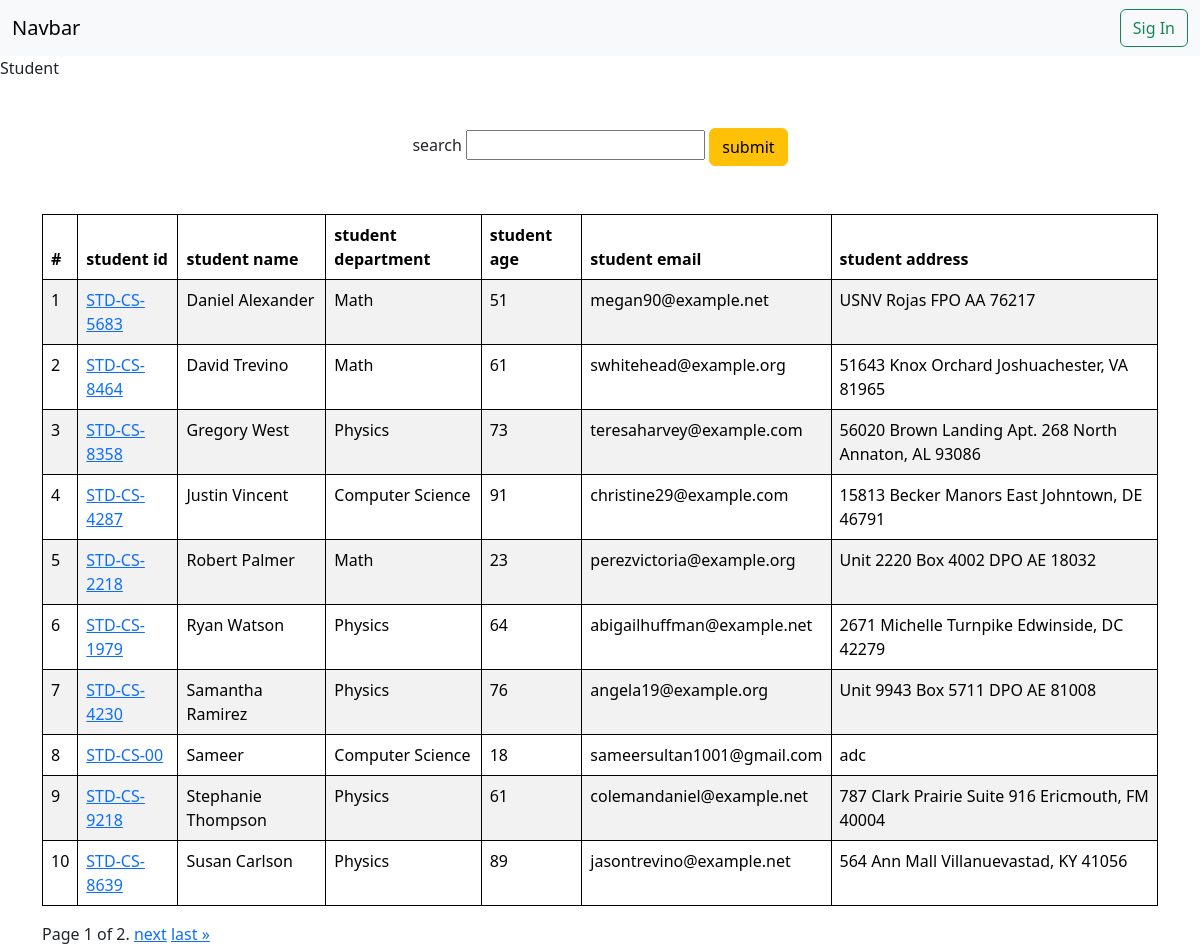
/students/, run on an earlier commit of the app's database.
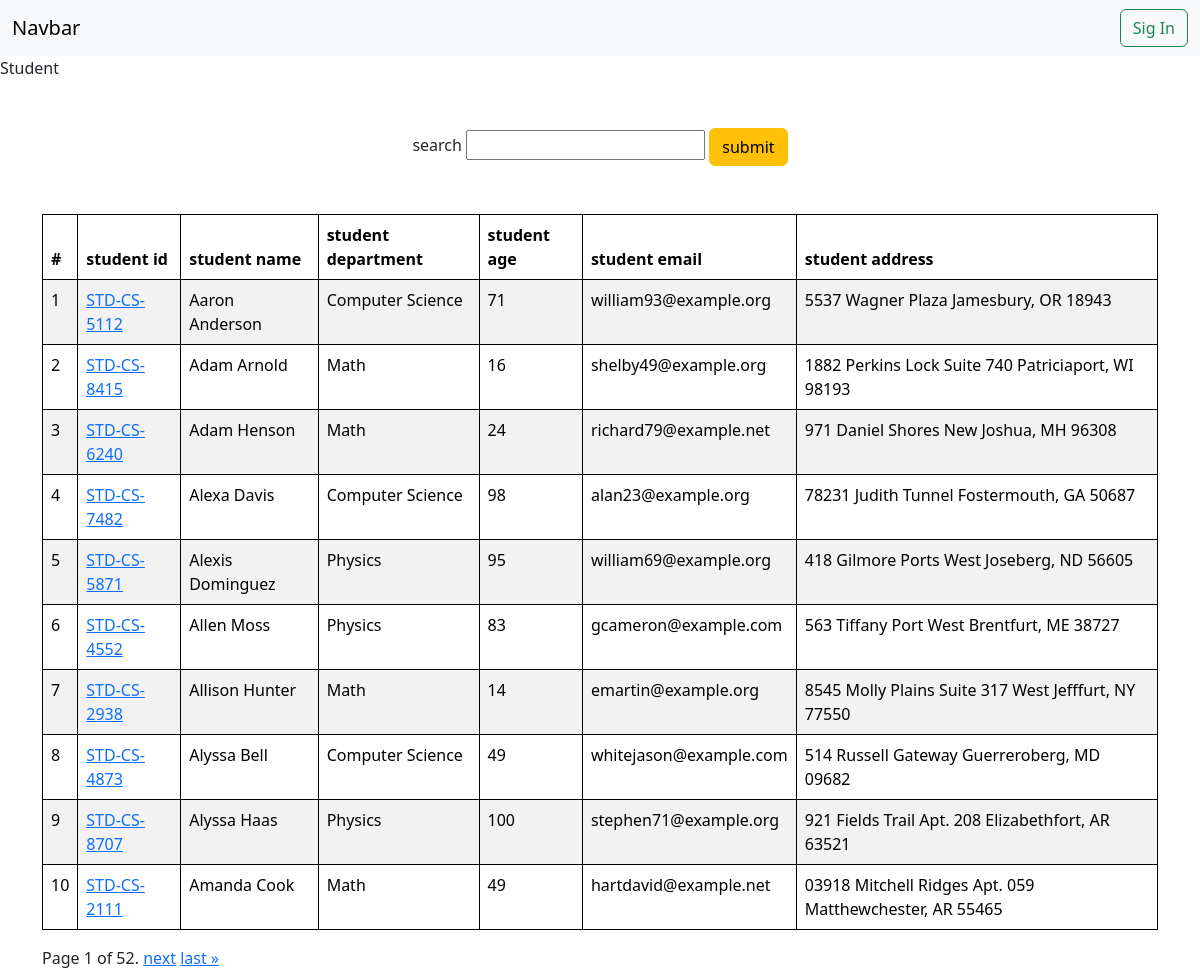
And on a later commit of the database.
### student/models.py (models this page shows, shortened)
class Student(models.Model):
    student_department = models.ForeignKey(Department,related_name="depart", on_delete=models.CASCADE)
    student_id = models.OneToOneField(StudentID , related_name="std_id",  on_delete=models.CASCADE)
    student_name = models.CharField(max_length=100)
    student_age = models.IntegerField(default=18)
    student_email = models.EmailField(unique=True)
    student_address = models.TextField()
    class Meta:
        ordering = ['student_name']
        verbose_name = "student"

class StudentID(models.Model):
    student_id = models.CharField(max_length=100)
    def __str__(self)->str:
        return self.student_id

class Department(models.Model):
    student_department = models.CharField(max_length=100)
    def __str__(self)->str:
        return self.student_department
    class Meta:
        ordering = ['student_department']

### student/views.py (the view)
# urls.py: path("students/", get_students, name="students"),
def get_students(request):
    query_set = Student.objects.all()
    if  request.GET.get("search"):
        search  = request.GET.get("search")
        query_set = query_set.filter(Q(student_name__icontains = search) |Q(student_age__icontains = search) | Q(student_email__icontains = search) |Q(student_department__student_department__icontains = search)|Q(student_id__student_id__icontains = search))
    paginator = Paginator(query_set,10)
    page_number = request.GET.get("page",1)
    page_obj = paginator.get_page(page_number)
    return render(request, "student.html" , {'queryset': page_obj} )

### student/templates/student.html (shortened to what this page needs)
{% extends "base.html" %}
{% block main %}
    <p>Student</p>
   <div class="container">
     <div class="d-flex my-5">
    <form  class="mx-auto" >
      <label for="search">search</label>
      <input name="search" type="search" >
      <button class="btn-warning btn" type="submit">submit</button>
    </form>
  </div>
    <table class="table table-striped table-hover mx-auto">
        <thead>
          <tr>
            <th scope="col">#</th>
            <th scope="col">student id</th>
            <th scope="col">student name</th>
            <th scope="col">student department</th>
            <th scope="col">student age</th>
            <th scope="col">student email</th>
            <th scope="col">student address</th>
          </tr>
        </thead>
        <tbody>
            {% for student in queryset %}
            <tr>
            <td>{{forloop.counter}}</td>
            <td>
              <a href="/student_marks/{{student.student_id}}"> {{student.student_id}}</a>
             </td>
            <td>{{student.student_name}}</td>
            <td>{{student.student_department}}</td>
            <td>{{student.student_age}}</td>
            <td>{{student.student_email}}</td>
            <td>{{student.student_address}}</td>
          </tr>
          {% endfor %}
        </tbody>
      </table>
      <div class="pagination">
        <span class="step-links">
            <span class="current">
                Page {{ queryset.number }} of {{ queryset.paginator.num_pages }}.
            </span>
            {% if queryset.has_next %}
                <a href="?page={{ queryset.next_page_number }}">next</a>
                <a href="?page={{ queryset.paginator.num_pages }}">last &raquo;</a>
            {% endif %}
        </span>
    </div>
   </div>
{% endblock %}

What changed in the data, as far as the page shows it:
no longer on this page (row unchanged): Student: student_id "STD-CS-5683", student_name "Daniel Alexander", student_department "Math", student_age "51", student_email "megan90@example.net", student_address "USNV Rojas FPO AA 76217"
no longer on this page (row unchanged): Student: student_id "STD-CS-8464", student_name "David Trevino", student_department "Math", student_age "61", student_email "swhitehead@example.org", student_address "51643 Knox Orchard Joshuachester, VA 81965"
no longer on this page (row unchanged): Student: student_id "STD-CS-8358", student_name "Gregory West", student_department "Physics", student_age "73", student_email "teresaharvey@example.com", student_address "56020 Brown Landing Apt. 268 North Annaton, AL 93086"
no longer on this page (row unchanged): Student: student_id "STD-CS-4287", student_name "Justin Vincent", student_department "Computer Science", student_age "91", student_email "christine29@example.com", student_address "15813 Becker Manors East Johntown, DE 46791"
no longer on this page (row unchanged): Student: student_id "STD-CS-2218", student_name "Robert Palmer", student_department "Math", student_age "23", student_email "perezvictoria@example.org", student_address "Unit 2220 Box 4002 DPO AE 18032"
no longer on this page (row unchanged): Student: student_id "STD-CS-1979", student_name "Ryan Watson", student_department "Physics", student_age "64", student_email "abigailhuffman@example.net", student_address "2671 Michelle Turnpike Edwinside, DC 42279"
no longer on this page (row unchanged): Student: student_id "STD-CS-4230", student_name "Samantha Ramirez", student_department "Physics", student_age "76", student_email "angela19@example.org", student_address "Unit 9943 Box 5711 DPO AE 81008"
no longer on this page (row unchanged): Student: student_id "STD-CS-00", student_name "Sameer", student_department "Computer Science", student_age "18", student_email "sameersultan1001@gmail.com", student_address "adc"
no longer on this page (row unchanged): Student: student_id "STD-CS-9218", student_name "Stephanie Thompson", student_department "Physics", student_age "61", student_email "colemandaniel@example.net", student_address "787 Clark Prairie Suite 916 Ericmouth, FM 40004"
no longer on this page (row unchanged): Student: student_id "STD-CS-8639", student_name "Susan Carlson", student_department "Physics", student_age "89", student_email "jasontrevino@example.net", student_address "564 Ann Mall Villanuevastad, KY 41056"
added Student: student_id "STD-CS-5112", student_name "Aaron Anderson", student_department "Computer Science", student_age "71", student_email "william93@example.org", student_address "5537 Wagner Plaza Jamesbury, OR 18943"
added Student: student_id "STD-CS-8415", student_name "Adam Arnold", student_department "Math", student_age "16", student_email "shelby49@example.org", student_address "1882 Perkins Lock Suite 740 Patriciaport, WI 98193"
added Student: student_id "STD-CS-6240", student_name "Adam Henson", student_department "Math", student_age "24", student_email "richard79@example.net", student_address "971 Daniel Shores New Joshua, MH 96308"
added Student: student_id "STD-CS-7482", student_name "Alexa Davis", student_department "Computer Science", student_age "98", student_email "alan23@example.org", student_address "78231 Judith Tunnel Fostermouth, GA 50687"
added Student: student_id "STD-CS-5871", student_name "Alexis Dominguez", student_department "Physics", student_age "95", student_email "william69@example.org", student_address "418 Gilmore Ports West Joseberg, ND 56605"
added Student: student_id "STD-CS-4552", student_name "Allen Moss", student_department "Physics", student_age "83", student_email "gcameron@example.com", student_address "563 Tiffany Port West Brentfurt, ME 38727"
added Student: student_id "STD-CS-2938", student_name "Allison Hunter", student_department "Math", student_age "14", student_email "emartin@example.org", student_address "8545 Molly Plains Suite 317 West Jefffurt, NY 77550"
added Student: student_id "STD-CS-4873", student_name "Alyssa Bell", student_department "Computer Science", student_age "49", student_email "whitejason@example.com", student_address "514 Russell Gateway Guerreroberg, MD 09682"
added Student: student_id "STD-CS-8707", student_name "Alyssa Haas", student_department "Physics", student_age "100", student_email "stephen71@example.org", student_address "921 Fields Trail Apt. 208 Elizabethfort, AR 63521"
added Student: student_id "STD-CS-2111", student_name "Amanda Cook", student_department "Math", student_age "49", student_email "hartdavid@example.net", student_address "03918 Mitchell Ridges Apt. 059 Matthewchester, AR 55465"
Also different on the page:
{{ queryset.paginator.num_pages }}: "2" → "52"
